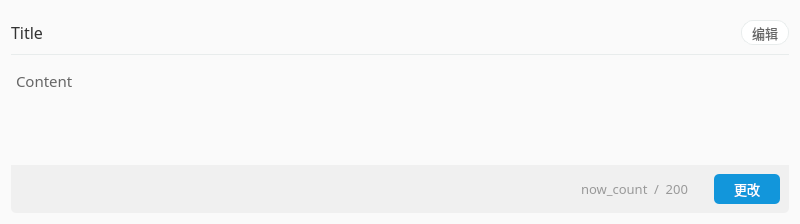
<?xml version="1.0" encoding="UTF-8"?>
<ui version="4.0">
 <class>Form</class>
 <widget class="QWidget" name="Form">
  <property name="geometry">
   <rect>
    <x>0</x>
    <y>0</y>
    <width>800</width>
    <height>220</height>
   </rect>
  </property>
  <property name="windowTitle">
   <string>Form</string>
  </property>
  <property name="styleSheet">
   <string notr="true">QWidget {
	border: none;
	background-color: #fafafa;
}

/*整体*/
QScrollBar:vertical {
    border: none;
    background-color: #F3F4F8;
    width: 10px;
}

QScrollBar:vertical:hover {
    border: none;
    background-color: rgb(220, 220, 220);
    width: 10px;
}

/*滚动条*/
QScrollBar::handle:vertical {
	border-radius: 5px;
    background: rgb(220, 220, 220);
    min-height: 20px;
}

/*滚动条：悬浮*/
QScrollBar::handle:vertical:hover {
	border-radius: 5px;
    background: rgb(200, 200, 200);
    min-height: 20px;
}

/*下箭头*/
QScrollBar::add-line:vertical {
    height: 0;
    subcontrol-position: bottom;
    subcontrol-origin: margin;
}

/*上箭头*/
QScrollBar::sub-line:vertical {
    height: 0px;
    subcontrol-position: top;
    subcontrol-origin: margin;
}</string>
  </property>
  <layout class="QGridLayout" name="gridLayout">
   <property name="verticalSpacing">
    <number>0</number>
   </property>
   <item row="3" column="0">
    <widget class="QFrame" name="edit_tool_frame">
     <property name="sizePolicy">
      <sizepolicy hsizetype="Preferred" vsizetype="Fixed">
       <horstretch>0</horstretch>
       <verstretch>0</verstretch>
      </sizepolicy>
     </property>
     <property name="styleSheet">
      <string notr="true">background: #f0f0f0;
border-bottom-left-radius: 5px;
border-bottom-right-radius: 5px;</string>
     </property>
     <property name="frameShape">
      <enum>QFrame::StyledPanel</enum>
     </property>
     <property name="frameShadow">
      <enum>QFrame::Raised</enum>
     </property>
     <layout class="QGridLayout" name="gridLayout_9">
      <item row="0" column="5">
       <widget class="QPushButton" name="confirm_btn">
        <property name="sizePolicy">
         <sizepolicy hsizetype="Fixed" vsizetype="Fixed">
          <horstretch>0</horstretch>
          <verstretch>0</verstretch>
         </sizepolicy>
        </property>
        <property name="font">
         <font>
          <family>微软雅黑</family>
          <pointsize>10</pointsize>
         </font>
        </property>
        <property name="styleSheet">
         <string notr="true">QPushButton {
	padding: 5px 20px 5px 20px;
	color: #ffffff;
	border: none;
	border-radius: 5px;
	background-color: #1296db;
}

QPushButton:hover {
	background-color: #0E71A4;
}</string>
        </property>
        <property name="text">
         <string>更改</string>
        </property>
       </widget>
      </item>
      <item row="0" column="3">
       <widget class="QLabel" name="max_count_text">
        <property name="font">
         <font>
          <family>微软雅黑</family>
          <pointsize>10</pointsize>
         </font>
        </property>
        <property name="styleSheet">
         <string notr="true">color: #999999;</string>
        </property>
        <property name="text">
         <string>200</string>
        </property>
        <property name="alignment">
         <set>Qt::AlignRight|Qt::AlignTrailing|Qt::AlignVCenter</set>
        </property>
       </widget>
      </item>
      <item row="0" column="2">
       <widget class="QLabel" name="label">
        <property name="font">
         <font>
          <family>微软雅黑</family>
          <pointsize>10</pointsize>
         </font>
        </property>
        <property name="styleSheet">
         <string notr="true">color: #999999;</string>
        </property>
        <property name="text">
         <string>/</string>
        </property>
       </widget>
      </item>
      <item row="0" column="1">
       <widget class="QLabel" name="now_count_text">
        <property name="font">
         <font>
          <family>微软雅黑</family>
          <pointsize>10</pointsize>
         </font>
        </property>
        <property name="styleSheet">
         <string notr="true">color: #999999;</string>
        </property>
        <property name="text">
         <string>now_count</string>
        </property>
       </widget>
      </item>
      <item row="0" column="0">
       <spacer name="horizontalSpacer">
        <property name="orientation">
         <enum>Qt::Horizontal</enum>
        </property>
        <property name="sizeHint" stdset="0">
         <size>
          <width>40</width>
          <height>20</height>
         </size>
        </property>
       </spacer>
      </item>
      <item row="0" column="4">
       <spacer name="horizontalSpacer_2">
        <property name="orientation">
         <enum>Qt::Horizontal</enum>
        </property>
        <property name="sizeType">
         <enum>QSizePolicy::Fixed</enum>
        </property>
        <property name="sizeHint" stdset="0">
         <size>
          <width>20</width>
          <height>20</height>
         </size>
        </property>
       </spacer>
      </item>
     </layout>
    </widget>
   </item>
   <item row="2" column="0">
    <widget class="QPlainTextEdit" name="content_TextEdit">
     <property name="sizePolicy">
      <sizepolicy hsizetype="Expanding" vsizetype="Expanding">
       <horstretch>0</horstretch>
       <verstretch>0</verstretch>
      </sizepolicy>
     </property>
     <property name="minimumSize">
      <size>
       <width>0</width>
       <height>100</height>
      </size>
     </property>
     <property name="maximumSize">
      <size>
       <width>16777215</width>
       <height>16777215</height>
      </size>
     </property>
     <property name="font">
      <font>
       <family>微软雅黑</family>
       <pointsize>11</pointsize>
      </font>
     </property>
     <property name="styleSheet">
      <string notr="true">QPlainTextEdit {
	border: 1px solid #fafafa;
	border-top-left-radius: 5px;
	border-top-right-radius: 5px;
	color: #666666;
	background: #fafafa;
}

QPlainTextEdit::focus {
	border: 1px solid #E8ECEC;
	background: #ffffff;
	color: #333333;
}</string>
     </property>
     <property name="readOnly">
      <bool>true</bool>
     </property>
     <property name="plainText">
      <string>Content</string>
     </property>
     <property name="textInteractionFlags">
      <set>Qt::NoTextInteraction</set>
     </property>
    </widget>
   </item>
   <item row="0" column="0">
    <widget class="QFrame" name="title_frame">
     <property name="sizePolicy">
      <sizepolicy hsizetype="Preferred" vsizetype="Fixed">
       <horstretch>0</horstretch>
       <verstretch>0</verstretch>
      </sizepolicy>
     </property>
     <property name="minimumSize">
      <size>
       <width>0</width>
       <height>0</height>
      </size>
     </property>
     <property name="styleSheet">
      <string notr="true">QFrame {
	border-bottom: 1px solid #E8ECEC;
}</string>
     </property>
     <property name="frameShape">
      <enum>QFrame::StyledPanel</enum>
     </property>
     <property name="frameShadow">
      <enum>QFrame::Raised</enum>
     </property>
     <layout class="QGridLayout" name="gridLayout_4">
      <property name="leftMargin">
       <number>0</number>
      </property>
      <property name="rightMargin">
       <number>0</number>
      </property>
      <item row="1" column="0">
       <widget class="QLabel" name="title_text">
        <property name="minimumSize">
         <size>
          <width>0</width>
          <height>25</height>
         </size>
        </property>
        <property name="font">
         <font>
          <family>微软雅黑</family>
          <pointsize>12</pointsize>
          <weight>50</weight>
          <bold>false</bold>
         </font>
        </property>
        <property name="styleSheet">
         <string notr="true">QLabel {
	color: #333333;
	background: none;
	border: none;
}</string>
        </property>
        <property name="text">
         <string>Title</string>
        </property>
       </widget>
      </item>
      <item row="1" column="1">
       <widget class="QPushButton" name="edit_btn">
        <property name="sizePolicy">
         <sizepolicy hsizetype="Fixed" vsizetype="Fixed">
          <horstretch>0</horstretch>
          <verstretch>0</verstretch>
         </sizepolicy>
        </property>
        <property name="minimumSize">
         <size>
          <width>0</width>
          <height>25</height>
         </size>
        </property>
        <property name="maximumSize">
         <size>
          <width>16777215</width>
          <height>25</height>
         </size>
        </property>
        <property name="font">
         <font>
          <family>微软雅黑</family>
          <pointsize>10</pointsize>
         </font>
        </property>
        <property name="cursor">
         <cursorShape>PointingHandCursor</cursorShape>
        </property>
        <property name="styleSheet">
         <string notr="true">QPushButton {
	color: #666666;
	background: #ffffff;
	border: 1px solid #E8ECEC;
	border-radius: 12px;
	padding-left: 10px;
	padding-right: 10px;
}

QPushButton:hover {
	background-color: #dedede;
}</string>
        </property>
        <property name="text">
         <string>编辑</string>
        </property>
        <property name="icon">
         <iconset resource="../../Status.qrc">
          <normaloff>:/button/Resources/material/button/edit.png</normaloff>:/button/Resources/material/button/edit.png</iconset>
        </property>
        <property name="iconSize">
         <size>
          <width>17</width>
          <height>17</height>
         </size>
        </property>
       </widget>
      </item>
     </layout>
    </widget>
   </item>
   <item row="1" column="0">
    <spacer name="verticalSpacer">
     <property name="orientation">
      <enum>Qt::Vertical</enum>
     </property>
     <property name="sizeType">
      <enum>QSizePolicy::Fixed</enum>
     </property>
     <property name="sizeHint" stdset="0">
      <size>
       <width>20</width>
       <height>10</height>
      </size>
     </property>
    </spacer>
   </item>
  </layout>
 </widget>
 <resources>
  <include location="../../Status.qrc"/>
 </resources>
 <connections/>
</ui>
